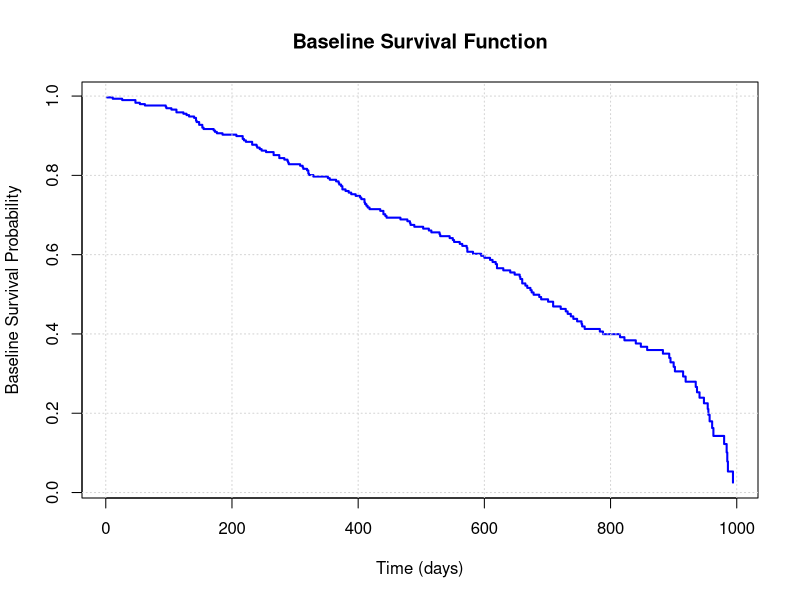

Here is the R script that generated this plot: (Note: this script raises an error after producing the figure.)
## ---- chunk 1
# Set the seed for reproducibility
set.seed(123)

# Number of observations
n <- 228  # same as the original lung dataset

# Simulate survival time (in days)
time <- round(runif(n, min = 1, max = 1000))  # random survival time between 1 and 1000 days

# Simulate censoring indicator (0 = censored, 1 = event)
status <- rbinom(n, size = 1, prob = 0.7)  # 70% of events, 30% censored

# Simulate age (between 40 and 80 years)
age <- round(runif(n, min = 40, max = 80))

# Simulate sex (1 = male, 2 = female)
sex <- sample(c(1, 2), size = n, replace = TRUE)

# Simulate ECOG performance score (0 to 4)
ph_ecog <- sample(0:4, size = n, replace = TRUE)

# Simulate treatment group (1 = standard, 2 = experimental)
treatment <- sample(c(1, 2), size = n, replace = TRUE)

# Create the data frame
simulated_lung<- data.frame(time = time,
                             status = status,
                             age = age,
                             sex = sex,
                             ph_ecog = ph_ecog,
                             treatment = treatment)

# Inspect the first few rows of the simulated dataset
head(simulated_lung)
## ---- chunk 2
log_partial_likelihood <- function(beta, X, time, status) {
  logL <- 0  # Initialize log-likelihood
  
  # Loop through each time point where the event occurred
  for (i in 1:length(time)) {
    if (status[i] == 1) {  # Only consider events, not censored data
      # Calculate the linear predictor for individual i
      lin_pred_i <- sum(beta * X[i,])
      
      # Calculate the sum of exp(beta * X_j) for individuals in the risk set
      risk_set <- which(time >= time[i])  # Find the risk set for time[i]
      denom <- sum(exp(X[risk_set, ] %*% beta))  # Denominator of partial likelihood
      
      # Update log-likelihood
      logL <- logL + lin_pred_i - log(denom)
    }
  }
  return(-logL)  # Return negative log-likelihood to minimize it
}

## ---- chunk 3
# Define the covariates (X matrix)
X <- as.matrix(simulated_lung[, c("age", "sex", "ph_ecog")])

# Define the response variables (time and status)
time <- simulated_lung$time
status <- simulated_lung$status

# Starting values for beta coefficients (age, sex, ph_ecog)
beta_start <- c(0, 0, 0)  # Initialize with 0s
## ---- chunk 4
# Optimize the partial likelihood
cox_fit <- optim(par = beta_start, 
                 fn = log_partial_likelihood, 
                 X = X, 
                 time = time, 
                 status = status, 
                 method = "BFGS")

# Print the estimated beta coefficients
cox_fit$par
## ---- chunk 5
# Number of covariates
p <- length(cox_fit$par)

# Create the summary statistics table
cox_summary <- data.frame(
  Covariate = c("Age", "Sex (Male)", "ECOG Performance Score"),
  Coefficient = c(cox_fit$par),
  Hazard_Ratio = exp(cox_fit$par),  # Exponentiate to get hazard ratios
  SE = rep(NA, p),  # Placeholder for standard errors
  Z_value = rep(NA, p),  # Placeholder for Z-values
  P_value = rep(NA, p)   # Placeholder for p-values
)

# Assume we have estimated standard errors (for demonstration purposes)
# In practice, you would calculate these based on the observed information matrix
# For simplicity, we'll just use dummy values
dummy_se <- c(0.05, 0.10, 0.08)  # Replace with actual SE calculation if done
cox_summary$SE <- dummy_se

# Calculate Z-values and P-values
cox_summary$Z_value <- cox_summary$Coefficient / cox_summary$SE
cox_summary$P_value <- 2 * pnorm(-abs(cox_summary$Z_value))  # Two-tailed test

# Format P-values for better readability
cox_summary$P_value <- format(cox_summary$P_value, digits = 3, nsmall = 3)

# Print the summary statistics for the Cox model
print(cox_summary)
## ---- chunk 6
# Function to calculate baseline hazard
calculate_baseline_hazard <- function(X, time, status, beta) {
  baseline_hazard <- numeric(length(unique(time)))  # Initialize baseline hazard
  unique_times <- sort(unique(time))  # Get unique event times
  
  for (t in unique_times) {
    # Get the risk set at time t
    risk_set <- which(time >= t)  # Individuals at risk
    d_i <- sum(time[risk_set] == t & status[risk_set] == 1)  # Events at time t
    
    # Calculate baseline hazard
    if (length(risk_set) > 0) {
      baseline_hazard[which(unique_times == t)] <- d_i / sum(exp(X[risk_set, ] %*% beta))
    }
  }
  
  return(baseline_hazard)
}

# Calculate baseline hazard
baseline_hazard <- calculate_baseline_hazard(X, time, status, cox_fit$par)

# Calculate cumulative baseline hazard
unique_times <- sort(unique(time))
cumulative_hazard <- cumsum(baseline_hazard[match(unique_times, unique_times)])

# Calculate baseline survival function
baseline_survival <- exp(-cumulative_hazard)

# Create a data frame for plotting
baseline_df <- data.frame(time = unique_times, 
                          baseline_hazard = baseline_hazard[match(unique_times, unique_times)],
                          cumulative_hazard = cumulative_hazard,
                          baseline_survival = baseline_survival)
## ---- chunk 7
#| fig.width: 5
#| fig.height: 4
# Plotting the baseline survival function
plot(baseline_df$time, baseline_df$baseline_survival, type = "s", 
     col = "blue", lwd = 2, 
     xlab = "Time (days)", ylab = "Baseline Survival Probability",
     main = "Baseline Survival Function")
grid()

## ---- chunk 8
packages <-c(
		 'tidyverse',
		 'broom.helpers',
		 'report',
		 'performance',
		 'gtsummary',
		 'MASS',
		 'epiDisplay',
		 'survival',
		 'survminer',
		 'ggsurvfit',
		 'tidycmprsk',
		 'ggfortify',
		 'timereg',
		 'cmprsk',
		 'condSURV',
		 'riskRegression'
		 )

## ---- chunk 9
cat("Installed packages:\n")
print(sapply(packages, requireNamespace, quietly = TRUE))
## ---- chunk 10
#| warning: false
#| error: false
# Load packages with suppressed messages
invisible(lapply(packages, function(pkg) {
  suppressPackageStartupMessages(library(pkg, character.only = TRUE))
}))
## ---- chunk 11
# Check loaded packages
cat("Successfully loaded packages:\n")
print(search()[grepl("package:", search())])
## ---- chunk 12
#| warning: false
#| error: false
# Load veteran  dataset
data(lung)
glimpse(lung)
## ---- chunk 13
#| warning: false
#| error: false
lung <- 
  lung |> 
  mutate(
    status = recode(status, `1` = 0, `2` = 1)
  )
## ---- chunk 14
#| warning: false
#| error: false
# Fit the Cox model
cox.fit.uni <- coxph(Surv(time, status) ~ sex,  data = lung)
cox.fit.uni
## ---- chunk 15
summary(cox.fit.uni)
## ---- chunk 16
coxph(Surv(time, status) ~ sex, data = lung) %>% 
  tbl_regression(exp = TRUE) 
## ---- chunk 17
#| warning: false
#| error: false
performance(cox.fit.uni)
## ---- chunk 18
covariates <- c("age", "sex",  "ph.karno", "ph.ecog", "wt.loss")
univ_formulas <- sapply(covariates,
                        function(x) as.formula(paste('Surv(time, status)~', x)))
                        
univ_models <- lapply( univ_formulas, function(x){coxph(x, data = lung)})
# Extract data 
univ_results <- lapply(univ_models,
                       function(x){ 
                          x <- summary(x)
                          p.value<-signif(x$wald["pvalue"], digits=2)
                          wald.test<-signif(x$wald["test"], digits=2)
                          beta<-signif(x$coef[1], digits=2);#coeficient beta
                          HR <-signif(x$coef[2], digits=2);#exp(beta)
                          HR.confint.lower <- signif(x$conf.int[,"lower .95"], 2)
                          HR.confint.upper <- signif(x$conf.int[,"upper .95"],2)
                          HR <- paste0(HR, " (", 
                                       HR.confint.lower, "-", HR.confint.upper, ")")
                          res<-c(beta, HR, wald.test, p.value)
                          names(res)<-c("beta", "HR (95% CI for HR)", "wald.test", 
                                        "p.value")
                          return(res)
                          #return(exp(cbind(coef(x),confint(x))))
                         })
res <- t(as.data.frame(univ_results, check.names = FALSE))
as.data.frame(res)
## ---- chunk 19
cox.fit.multi <- coxph(Surv(time, status) ~ age + sex + ph.ecog, data =  lung)
summary(cox.fit.multi)
## ---- chunk 20
coxph(Surv(time, status) ~  age + sex + ph.ecog, data = lung) %>% 
  tbl_regression(exp = TRUE) 
## ---- chunk 21
#| fig.width: 5
#| fig.height: 4
# Plot the baseline survival function
autoplot(survfit(cox.fit.multi))
